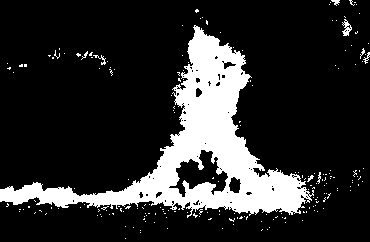
#> input picture image/image1.png, 370 x 242 px
$ jupyter execute --allow-errors watersehd_segmentation.ipynb
#> lines starting #> are read from the running program, lines starting #| are printed output that depends on the picture; after the words box and inside, x2 and y2 are one past the last pixel; in counts of white or black regions, pixels touching at a corner belong together
Import Library

[cell 1]
import os
import cv2
import matplotlib.pyplot as plt
import numpy as np

from skimage import io, morphology, measure, segmentation, filters
from skimage.io import imread, imshow
from skimage.filters import gaussian, threshold_otsu
from skimage.segmentation import active_contour
from scipy.ndimage import distance_transform_edt
from skimage.measure import label, regionprops

Show Original Image

[cell 2]
# Load image
# Baca citra dalam format BGR (default OpenCV)
image = io.imread('./image/image1.png')
#> image: shape (242, 370); 17.6% white; 200 white regions (192 under 20 px), largest, box (x1, y1, x2, y2) and area: (0, 25, 314, 218) 15062, (342, 19, 352, 36) 84, (93, 55, 106, 65) 38

# Tampilkan citra Original (RGB)
cv2.imshow('Image Original', image)
cv2.waitKey(0)
cv2.destroyAllWindows()

io.imshow(image)
plt.axis('off')
# plt.colorbar()

Convert to HSV

#> (a cell that did not finish here is left out)

Using Threshold in HSV

#> (a cell that did not finish here is left out)

Convert Citra to Grayscale

[cell 5]
def hsv_to_grayscale(hsv_image):
    # Ambil komponen Hue, Saturation, dan Value dari citra HSV
    hue, saturation, value = cv2.split(hsv_image)

    # Hitung nilai rata-rata dari komponen Hue, Saturation, dan Value
    grayscale_image = np.mean([hue, saturation, value], axis=0).astype(np.uint8)

    return grayscale_image

# Konversi citra dari format HSV ke grayscale
#> (the rest of this cell did not finish here and is left out)

Using Threshold in Grayscale

[cell 6]
def apply_threshold(image, threshold_value):
    # Lakukan thresholding menggunakan metode Binary
    _, thresholded_image = cv2.threshold(image, threshold_value, 255, cv2.THRESH_BINARY)

    return thresholded_image

# Tentukan nilai threshold
# threshold_value = 143
threshold_value = 163

# Terapkan thresholding pada citra grayscale
#> (the rest of this cell did not finish here and is left out)

Performing Otsu's Binarization

#> (a cell that did not finish here is left out)

Specifying the Background and Foreground after Noise Removal

[cell 8]
# noise removal
# kernel = np.ones((3, 3), np.uint8)
kernel = cv2.getStructuringElement(cv2.MORPH_RECT, (1, 1))
#> (the rest of this cell did not finish here and is left out)

Performing Distance Transform

[cell 9]
plt.axis('off')
#> (the rest of this cell did not finish here and is left out)

Plotting the Foreground, Background and the Subtracted Image

[cell 10]
fig = plt.figure(figsize = (20, 10)) # to change figsize
plt.subplot(131)
plt.axis('off')
#> (the rest of this cell did not finish here and is left out)

Displaying the connected components sure_bg and sure_fg

#> (a cell that did not finish here is left out)

Memberikan Warna pada citra watershed

[cell 12]
# [12 lines of commented-out code are left out]

def colorize_background(image_segmented, background_color):
    # Invert the segmented image
    inverted_image = cv2.bitwise_not(image_segmented)

    # Convert the inverted image to binary (0 for background, 1 for objects)
    binary_image = np.uint8(inverted_image > 0)

    # Expand the dimensions of the binary image to have 3 channels (RGB)
    expanded_image = np.expand_dims(binary_image, axis=2)

    # Multiply the expanded binary image with the background color (in BGR format)
    colored_background = expanded_image * np.array(background_color, dtype=np.uint8)

    return colored_background

# Load segmented image (result of watershed segmentation)
image_segmented = cv2.imread('./image/watershed/image1_watershed.png', cv2.IMREAD_GRAYSCALE)
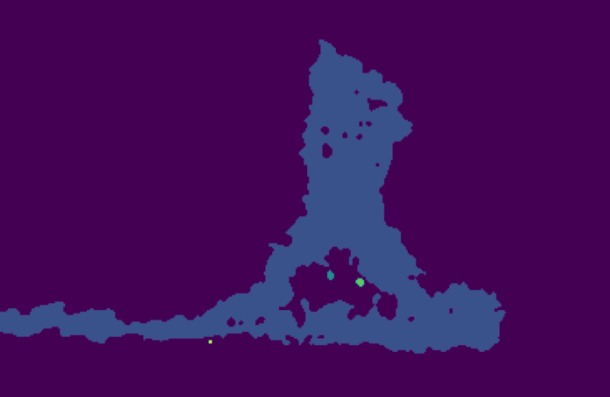
#> input picture image/watershed/image1_watershed.png, 610 x 397 px
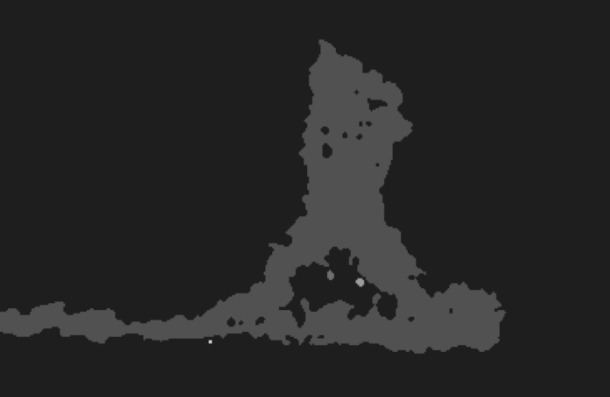
#> image_segmented: shape (397, 610); min 23, max 217, mean 38.1

# Define the background color (in BGR format)
background_color = [0, 255, 255]  # Yellow background

# Colorize segmented image
image_colorized = colorize_background(image_segmented, background_color)
#> in colorize_background, `inverted_image = cv2.bitwise_not(image_segmented)`:
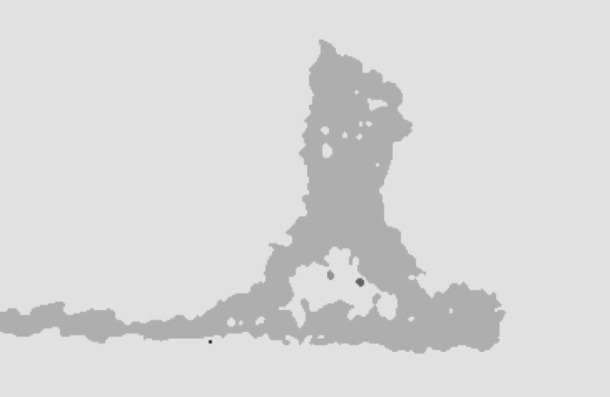
#> inverted_image: shape (397, 610); min 38, max 232, mean 216.9
#> in colorize_background, `binary_image = np.uint8(inverted_image > 0)`: binary_image: shape (397, 610); every value is 1
#> in colorize_background, `colored_background = expanded_image * np.array(background_color, dtype..`:
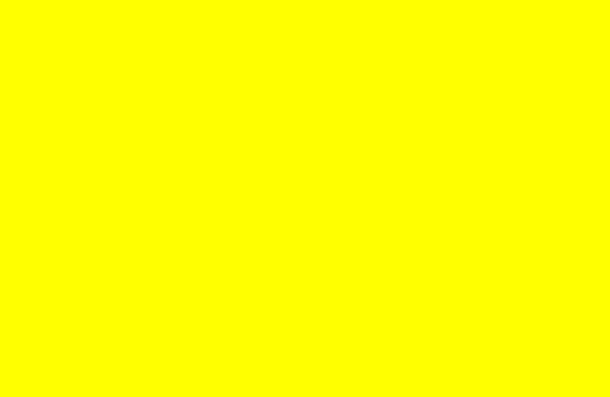
#> colored_background: shape (397, 610, 3); mean of channels 0, 1, 2 0, 255, 255; drawn as B, G, R

# Convert BGR image to RGB for displaying with matplotlib
background_watershed = cv2.cvtColor(image_colorized, cv2.COLOR_BGR2RGB)

# Display the colorized image
plt.imshow(background_watershed)
plt.axis('off')
plt.show()

[cell 13]
def colorize_segmentation(image_segmented):
    # Convert the segmented image to 8-bit
    image_segmented = np.uint8(image_segmented)

    # Generate a unique color for each label
    num_labels = np.max(image_segmented) + 1
    colors = np.random.randint(0, 255, (num_labels, 3), dtype=np.uint8)

    # Create the colorized segmentation image
    image_colorized = colors[image_segmented]

    return image_colorized

# Load segmented image (result of watershed segmentation)
image_segmented = cv2.imread('./image/watershed/image1_watershed.png', cv2.IMREAD_GRAYSCALE)

# Colorize segmented image
image_colorized = colorize_segmentation(image_segmented)
#> in colorize_segmentation, `num_labels = np.max(image_segmented) + 1`: num_labels = 218
#> in colorize_segmentation, `colors = np.random.randint(0, 255, (num_labels, 3), dtype=np.uint8)`: colors = 218 rows, first 8: [172, 10, 127], [140, 47, 170], [196, 151, 117], [166, 22, 183], [192, 204, 33], [216, 67, 179], [78, 154, 251], [82, 162, 219]
#> in colorize_segmentation, `image_colorized = colors[image_segmented]`:
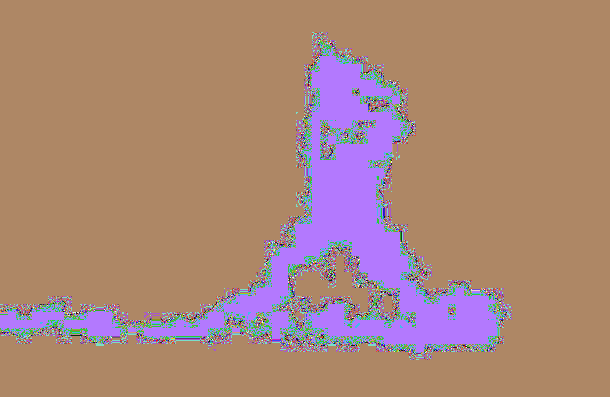
#> image_colorized: shape (397, 610, 3); mean of channels 0, 1, 2 121.3, 134.3, 170.4; drawn as B, G, R

# Convert BGR image to RGB for displaying with matplotlib
result = cv2.cvtColor(image_colorized, cv2.COLOR_BGR2RGB)

# Display the colorized image
plt.imshow(result)
plt.axis('off')
plt.show()

[cell 14]
def colorize_background(image_segmented, background_color):
    # Invert the segmented image
    inverted_image = cv2.bitwise_not(image_segmented)

    # Convert the inverted image to binary (0 for background, 1 for objects)
    binary_image = np.uint8(inverted_image > 0)

    # Expand the dimensions of the binary image to have 3 channels (RGB)
    expanded_image = np.expand_dims(binary_image, axis=2)

    # Multiply the expanded binary image with the background color (in BGR format)
    colored_background = expanded_image * np.array(background_color, dtype=np.uint8)

    return colored_background

def colorize_foreground(image_segmented, foreground_color):
    # Convert the segmented image to binary (0 for background, 1 for objects)
    binary_image = np.uint8(image_segmented > 0)

    # Expand the dimensions of the binary image to have 3 channels (RGB)
    expanded_image = np.expand_dims(binary_image, axis=2)

    # Multiply the expanded binary image with the foreground color (in BGR format)
    colored_foreground = expanded_image * np.array(foreground_color, dtype=np.uint8)

    return colored_foreground

# # Load segmented image (result of watershed segmentation)
image_segmented = cv2.imread('./image/watershed/image1_watershed.png', cv2.IMREAD_GRAYSCALE)

# Define the background color (in BGR format)
background_color = [0, 255, 255]  # Yellow background

# Define the foreground color (in BGR format)
foreground_color = [0, 255, 0]  # Green foreground

# Colorize the background
colored_background = colorize_background(image_segmented, background_color)

# Colorize the foreground
colored_foreground = colorize_foreground(image_segmented, foreground_color)
#> in colorize_foreground, `colored_foreground = expanded_image * np.array(foreground_color, dtype..`:
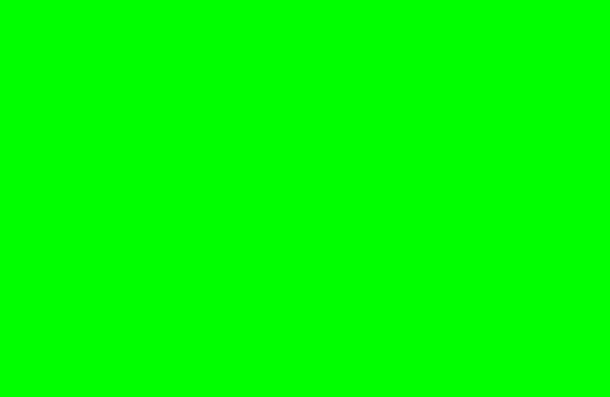
#> colored_foreground: shape (397, 610, 3); mean of channels 0, 1, 2 0, 255, 0; drawn as B, G, R

# Combine the colored background and colored foreground
result_image = cv2.add(colored_background, colored_foreground)

# Display the result image
plt.imshow(image_segmented)
plt.axis('off')
plt.show()

[cell 15]
# Load the two images
image1 = cv2.imread('./image/watershed/image1_watershed.png')
#> image1 is the input picture: shape (397, 610, 3); mean B, G, R 91.9, 12.9, 66.4
image2 = cv2.imread('./image/contour/image1_contour.png')
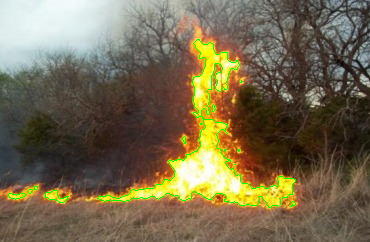
#> input picture image/contour/image1_contour.png, 370 x 242 px
#> image2 is the input picture: shape (242, 370, 3); mean B, G, R 77.5, 105.8, 118.4

# Periksa ukuran kedua citra
if image1.shape != image2.shape:
    # Sesuaikan ukuran citra kedua dengan ukuran citra pertama
    image2 = cv2.resize(image2, (image1.shape[1], image1.shape[0]))
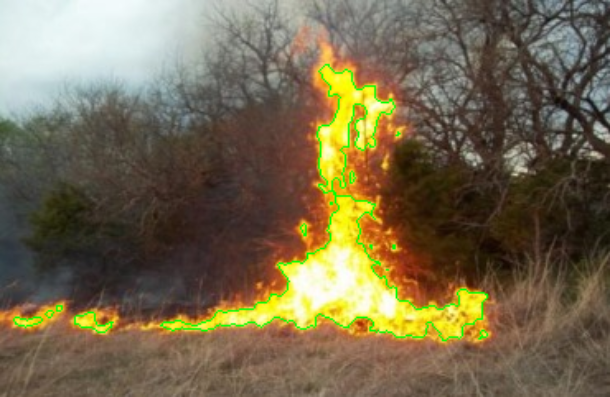
#> image2: shape (397, 610, 3); mean B, G, R 77.3, 105.7, 118.3

# Add the two images
merged_image = cv2.add(image1, image2)
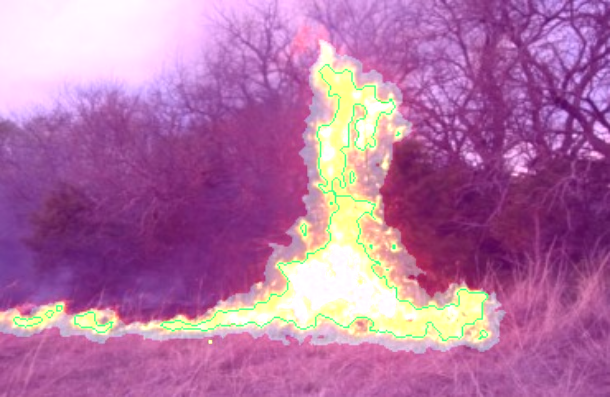
#> merged_image: shape (397, 610, 3); mean B, G, R 164.3, 114.8, 178.5

# Simpan citra hasil thresholding
io.imsave('./image/merged/image1_final.png', merged_image)

# Display the merged image
plt.axis('off')
plt.imshow(merged_image)
plt.show()

Applying Watershed Segmentation

[cell 16]
# markers = cv2.watershed(image, markers)
# image[markers == -1] = [0, 255,0]

[cell 17]
plt.imshow(image)

Contour image

[cell 18]
# # Load citra sebaran api
image_contour = cv2.imread('./image/grayscale/image1_grayscale_threshold.png')

# Konversi citra ke citra biner (grayscale dengan tipe data CV_8UC1)
#> (the rest of this cell did not finish here and is left out)

[cell 19]
# Load citra sebaran api
image_test_contour = cv2.imread('./image/image1.png')
#> image_test_contour is the input picture: shape (242, 370, 3); 17.6% white; 200 white regions (192 under 20 px), largest, box (x1, y1, x2, y2) and area: (0, 25, 314, 218) 15062, (342, 19, 352, 36) 84, (93, 55, 106, 65) 38

## convert to hsv
hsv = cv2.cvtColor(image_test_contour, cv2.COLOR_BGR2HSV)
#> hsv: shape (242, 370, 3); mean H, S, V 0, 0, 45

# # Tentukan rentang warna sebaran api dalam format HSV
lower_fire = np.array([23, 100, 100])
upper_fire = np.array([30, 255, 255])

# Buat mask menggunakan inRange
mask = cv2.inRange(hsv, lower_fire, upper_fire)
#> mask: shape (242, 370); every value is 0

# Temukan kontur pada citra hasil operasi morfologi
contours, _ = cv2.findContours(mask, cv2.RETR_EXTERNAL, cv2.CHAIN_APPROX_SIMPLE)
#> contours = []

# Gambar kontur pada citra asli
cv2.drawContours(image_test_contour, contours, -1, (0, 255, 0), 1)

# Simpan citra hasil thresholding
cv2.imwrite('./image/contour/image1_contour.png', image_test_contour)

# Tampilkan citra dengan kontur
cv2.imshow('Fire Contour', image_test_contour)
cv2.waitKey(0)
cv2.destroyAllWindows()
